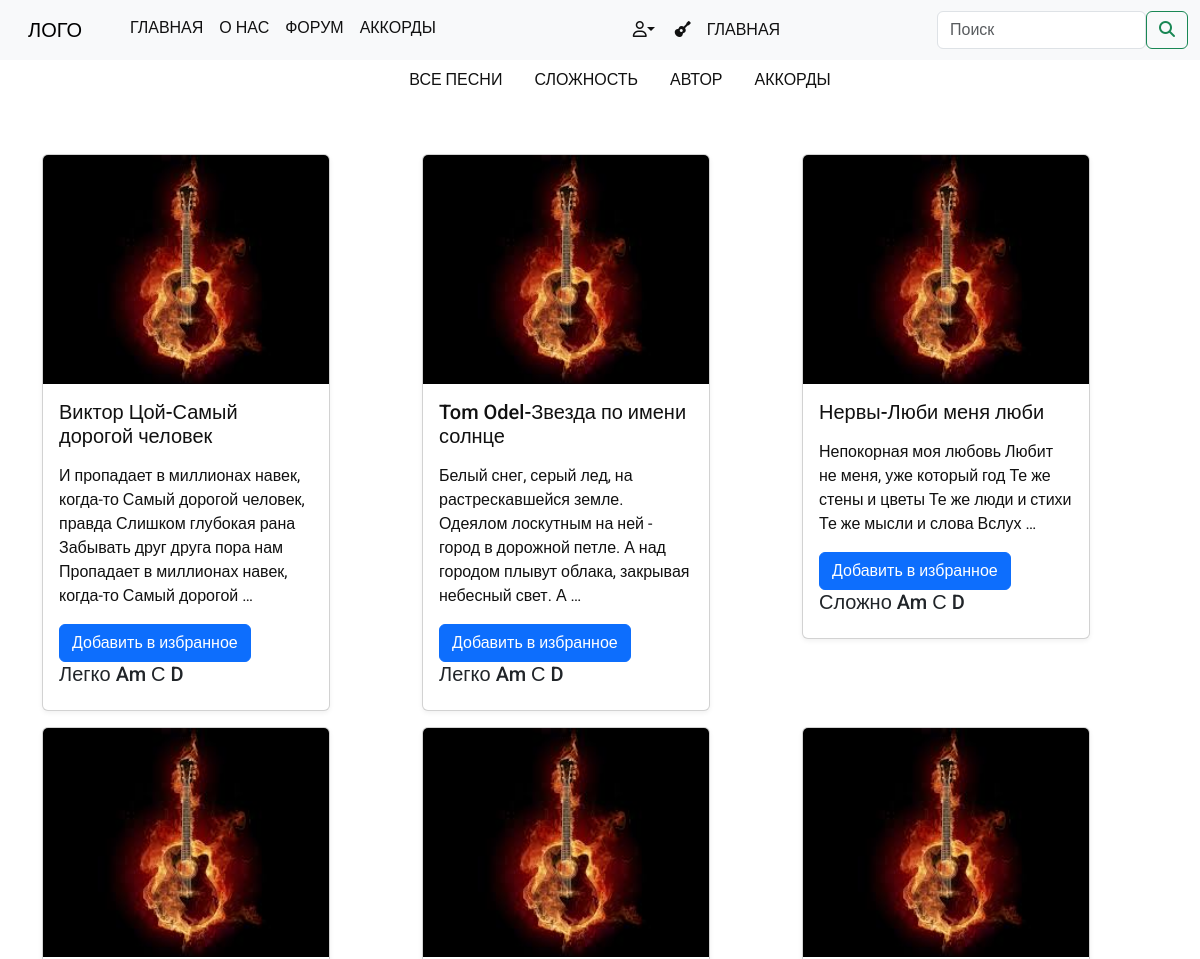
Page /sings/ (upper part) on the earlier database version.
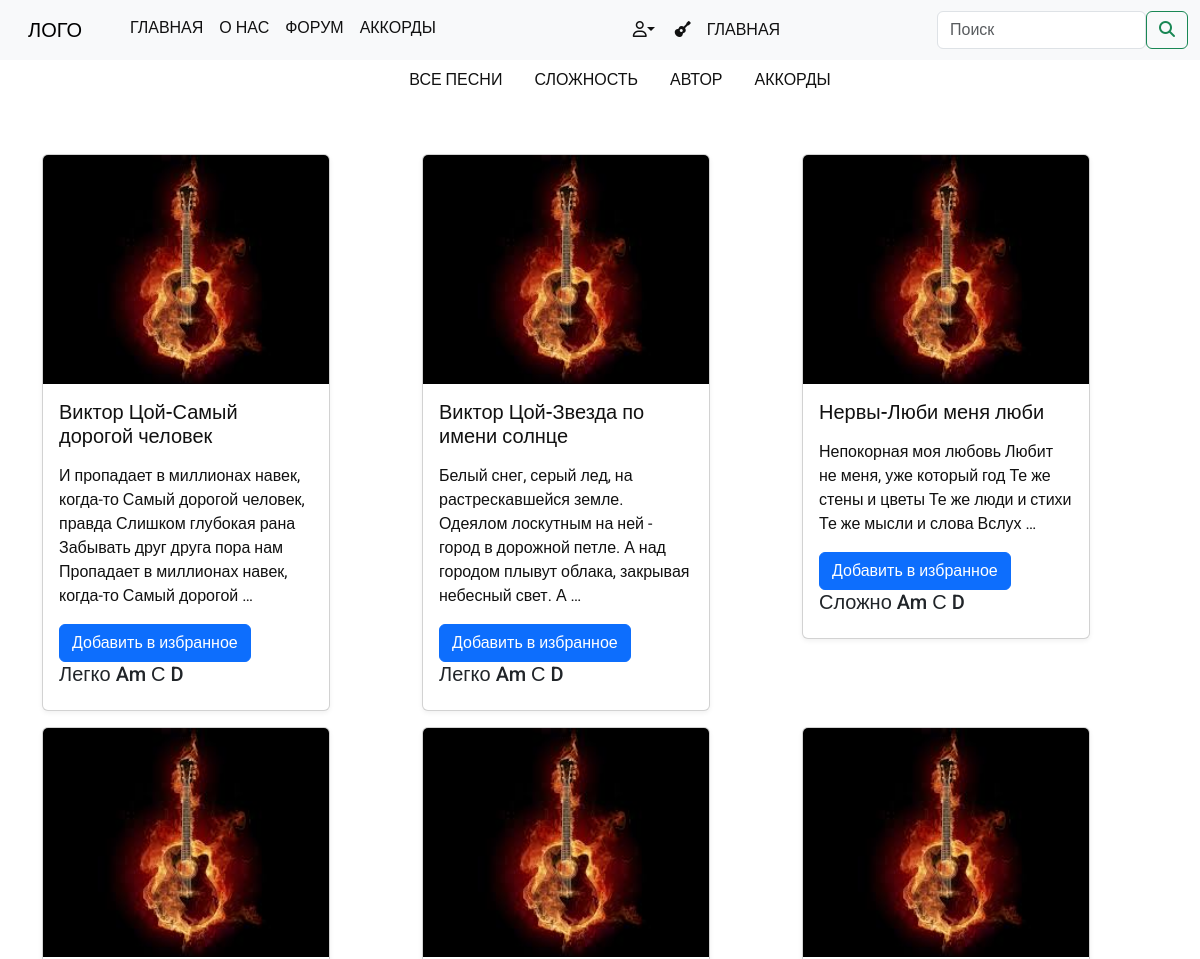
Same page on the later database version.
### guitar/models.py (models this page shows, shortened)
class Sings(models.Model):
    class Status(models.IntegerChoices):
        DRAFT = 0, 'Черновик'
        PUBLISHED = 1, 'Опубликовано'
    title = models.CharField(max_length=50, verbose_name="Название песни")
    slug = models.SlugField(max_length=255, unique=True,db_index=True)
    content = models.TextField(blank=True)
    time_create = models.DateTimeField(auto_now_add=True, verbose_name="Время создания")
    time_update = models.DateTimeField(auto_now=True)
    is_published = models.BooleanField(choices=tuple(map(lambda x:(bool(x[0]),x[1]),Status.choices)), default=Status.DRAFT, verbose_name="Публикация")
    difficult = models.ForeignKey("Difficulty", on_delete=models.PROTECT, related_name="sings", verbose_name="Сложность")
    chords = models.ManyToManyField("Chords", related_name="sings")
    author = models.ForeignKey("Authors", on_delete=models.PROTECT, related_name="sings", verbose_name="Автор")
    objects = models.Manager()
    published = PublishedModel()
    class Meta:
        verbose_name = "Песня"
        verbose_name_plural = "Песни"
        ordering = ["-time_create"]
        indexes = [
            models.Index(fields=["-time_create"]),
        ]
    def get_absolute_url(self):
        return reverse('sing', kwargs={'sing_slug':self.slug})

class Authors(models.Model):
    name = models.CharField(max_length=100, db_index=True, verbose_name="Автор")
    slug = models.SlugField(max_length=255, db_index=True, unique=True)
    class Meta:
        verbose_name = "Автор песни"
        verbose_name_plural = "Авторы песен"
    def get_absolute_url(self):
        return reverse('sings_by_author', kwargs={'author_slug':self.slug})

class Difficulty(models.Model):
    name = models.CharField(max_length=100, db_index=True, verbose_name="Сложность")
    slug = models.SlugField(max_length=255, db_index=True, unique=True)
    class Meta:
        verbose_name = "Сложность песни"
        verbose_name_plural = "Сложность песен"
    def get_absolute_url(self):
        return reverse('sings_by_difficulty', kwargs={'difficult_slug':self.slug})

### guitar/views.py (the view, shortened to what this page needs)
# urls.py: path("sings/", views.show_sings, name="sings"),
def show_sings(request, difficult_slug=None , author_slug=None ):
    if difficult_slug:
        difficults = Difficulty.objects.all()
        authors = Authors.objects.all()
        difficult = get_object_or_404(Difficulty, slug=difficult_slug)
        sings = Sings.published.filter(difficult_id=difficult.pk)
        context = {
            "difficult":difficult,
            "sings": sings,
            "difficults": difficults,
            "authors": authors
        }
        return render(request, "guitar/all_sings.html", context)
    else:
        sings = Sings.published.all()
        difficults = Difficulty.objects.all()
        authors = Authors.objects.all()
        context = {
            "sings": sings,
            "difficults": difficults,
            "authors": authors
        }
        return render(request, "guitar/all_sings.html", context)

### guitar/models.py (called while the page is built)
    def get_queryset(self):
        return super().get_queryset().filter(is_published=Sings.Status.PUBLISHED)

### guitar/templates/guitar/all_sings.html (shortened to what this page needs)
{% extends 'base.html' %} {% load static %} {% block content %}
<div class="nav-on-allsings">
  <ul class="nav justify-content-center">
    <li class="nav-item">
      <a class="nav-link" href="{% url 'sings' %}">Все песни</a>
    </li>
    <li class="nav-item dropdown">
      <a
        class="nav-link dropdown-toggle"
        data-bs-toggle="dropdown"
        href="#"
        role="button"
        aria-expanded="false"
        >
        {% if difficult %}
          {{ difficult.name }}
        {% else %}
          Сложность
        {% endif%}
      </a>
    </li>
    <li class="nav-item dropdown">
      <a
        class="nav-link dropdown-toggle"
        data-bs-toggle="dropdown"
        href="#"
        role="button"
        aria-expanded="false"
        >
        {% if author%}
          {{ author.name }}
        {% else %}
          Автор
        {% endif%}
      </a>
    </li>
    <li class="nav-item">
      <a class="nav-link" href="#">Аккорды</a>
    </li>
  </ul>
</div>
{% include "guitar/includes/card_display.html"%} {% endblock content%}

### guitar/templates/guitar/includes/card_display.html
{% load static %}
<section class="main-content">
  <div class="container">
    <div class="row">
      {%for sing in sings%}
      <div class="col-lg-4 col-sm-6 mb-3">
        <a href="{{sing.get_absolute_url}}" class="link-to-sing">
          <div class="card" style="width: 18rem">
            <img
              src="{% static 'guitar/img/5.jpeg' %}"
              class="card-img-top"
              alt="5"
            />
            <div class="card-body">
              <h5 class="card-title">{{sing.author.name}}-{{sing.title}}</h5>
              <p class="card-text">
                {{sing.content|truncatewords:25|linebreaks}}
              </p>
              <a href="##" class="btn btn-primary">Добавить в избранное</a>
              <h5 class="card-title">
                {{sing.difficult.name}}
                {% with sing.chords.all as chords%}
                  {% if chords%}
                    {% for chord in chords%}
                      {{chord.name}}
                    {% endfor %}
                  {% endif %}
                {% endwith %}
              </h5>
            </div>
          </div>
        </a>
      </div>
      {% endfor%}
    </div>
  </div>
</section>

Differences in the rows shown:
changed Sings "Звезда по имени солнце": author.name "Tom Odel" → "Виктор Цой"
